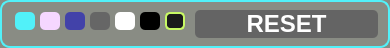
   <widget class="QGroupBox" name="BackgroundSettings">
    <property name="geometry">
     <rect>
      <x>1040</x>
      <y>214</y>
      <width>390</width>
      <height>48</height>
     </rect>
    </property>
    <property name="styleSheet">
     <string notr="true">QGroupBox {
    background-color: rgb(137, 140, 132);
    border-radius: 10px;
    border: 2px solid rgb(81, 241, 249); 
    padding: 0 10px;
}</string>
    </property>
    <property name="title">
     <string/>
    </property>
    <widget class="QPushButton" name="background_pink">
     <property name="geometry">
      <rect>
       <x>40</x>
       <y>12</y>
       <width>20</width>
       <height>18</height>
      </rect>
     </property>
     <property name="font">
      <font>
       <family>.AppleSystemUIFont</family>
       <pointsize>20</pointsize>
       <bold>true</bold>
      </font>
     </property>
     <property name="styleSheet">
      <string notr="true">background-color:rgb(245, 215, 255);border-radius: 5px;</string>
     </property>
     <property name="text">
      <string/>
     </property>
    </widget>
    <widget class="QPushButton" name="background_black">
     <property name="geometry">
      <rect>
       <x>140</x>
       <y>12</y>
       <width>20</width>
       <height>18</height>
      </rect>
     </property>
     <property name="font">
      <font>
       <family>.AppleSystemUIFont</family>
       <pointsize>20</pointsize>
       <bold>true</bold>
      </font>
     </property>
     <property name="styleSheet">
      <string notr="true">background-color: rgb(0, 0, 0);border-radius: 5px;</string>
     </property>
     <property name="text">
      <string/>
     </property>
    </widget>
    <widget class="QPushButton" name="background_blue">
     <property name="geometry">
      <rect>
       <x>65</x>
       <y>12</y>
       <width>20</width>
       <height>18</height>
      </rect>
     </property>
     <property name="font">
      <font>
       <family>.AppleSystemUIFont</family>
       <pointsize>20</pointsize>
       <bold>true</bold>
      </font>
     </property>
     <property name="styleSheet">
      <string notr="true">background-color:rgb(66, 66, 169);border-radius: 5px;</string>
     </property>
     <property name="text">
      <string/>
     </property>
    </widget>
    <widget class="QPushButton" name="background_green">
     <property name="geometry">
      <rect>
       <x>15</x>
       <y>12</y>
       <width>20</width>
       <height>18</height>
      </rect>
     </property>
     <property name="font">
      <font>
       <family>.AppleSystemUIFont</family>
       <pointsize>20</pointsize>
       <bold>true</bold>
      </font>
     </property>
     <property name="styleSheet">
      <string notr="true">background-color: rgb(81, 241, 249);border-radius: 5px;</string>
     </property>
     <property name="text">
      <string/>
     </property>
    </widget>
    <widget class="QPushButton" name="background_reset">
     <property name="geometry">
      <rect>
       <x>195</x>
       <y>10</y>
       <width>183</width>
       <height>28</height>
      </rect>
     </property>
     <property name="font">
      <font>
       <family>.AppleSystemUIFont</family>
       <pointsize>18</pointsize>
       <bold>true</bold>
      </font>
     </property>
     <property name="styleSheet">
      <string notr="true">QPushButton {
    background-color: rgb(100, 100, 100);
border-radius: 5px;
color: white;
}

QPushButton:pressed {
    background-color: rgb(50, 50, 50);
border-radius: 5px;
color: white;
}</string>
     </property>
     <property name="text">
      <string>RESET</string>
     </property>
    </widget>
    <widget class="QPushButton" name="background_dark_gray">
     <property name="geometry">
      <rect>
       <x>165</x>
       <y>12</y>
       <width>20</width>
       <height>18</height>
      </rect>
     </property>
     <property name="font">
      <font>
       <family>.AppleSystemUIFont</family>
       <pointsize>20</pointsize>
       <bold>true</bold>
      </font>
     </property>
     <property name="styleSheet">
      <string notr="true">background-color: rgb(27, 27, 27);border-radius: 5px;border:2px solid rgb(200, 249, 100);</string>
     </property>
     <property name="text">
      <string/>
     </property>
    </widget>
    <widget class="QPushButton" name="background_light_gray">
     <property name="geometry">
      <rect>
       <x>90</x>
       <y>12</y>
       <width>20</width>
       <height>18</height>
      </rect>
     </property>
     <property name="font">
      <font>
       <family>.AppleSystemUIFont</family>
       <pointsize>20</pointsize>
       <bold>true</bold>
      </font>
     </property>
     <property name="styleSheet">
      <string notr="true">background-color: rgb(102, 102, 102);border-radius: 5px;</string>
     </property>
     <property name="text">
      <string/>
     </property>
    </widget>
    <widget class="QPushButton" name="background_white">
     <property name="geometry">
      <rect>
       <x>115</x>
       <y>12</y>
       <width>20</width>
       <height>18</height>
      </rect>
     </property>
     <property name="font">
      <font>
       <family>.AppleSystemUIFont</family>
       <pointsize>20</pointsize>
       <bold>true</bold>
      </font>
     </property>
     <property name="styleSheet">
      <string notr="true">background-color: rgb(255, 255, 255);border-radius: 5px;</string>
     </property>
     <property name="text">
      <string/>
     </property>
    </widget>
   </widget>
